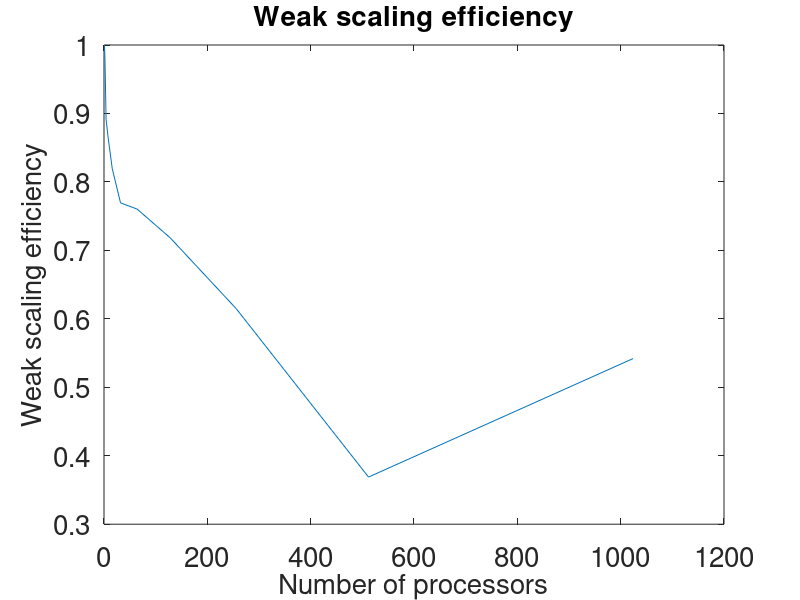

Source code (MATLAB):
cpus = 2.^linspace(0,10,11);

t = [1246.18, 1278.47, 1397.86, 1441.18, 1521.16, 1619.71, 1638.93, 1734.60, 2027.09, 3378.52, 2299.45];
eta_w = t(1)./t

plot(cpus,eta_w);

fontsize = 20;
hax = gca;
set(hax, 'fontsize',fontsize ...
    );
xlabel('Number of processors',...
    'fontsize',fontsize...
    );
ylabel('Weak scaling efficiency',...
    'fontsize',fontsize ...
    );
title('Weak scaling efficiency',...
    'fontsize',fontsize ...
    );